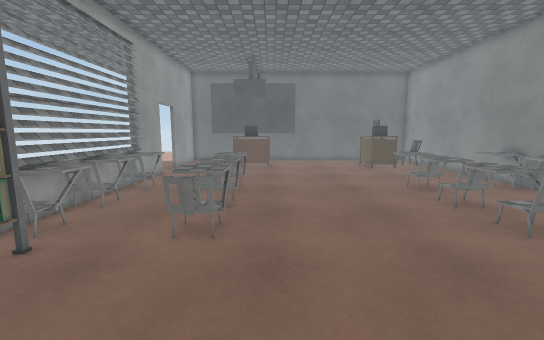
[1] (above)

16 first-person views from a walk through a 3-D level made in the Unity game engine. The camera is 1.4 m above the floor, tilts 8° down and sees 90° across. Doors are open. The floor is counted in squares, 0.5 m on a side. Each view is taken from the middle of a square. On the plan, view 1 faces up. The plan holds only what a view shows up to about 19 squares ahead; the rest is blank. The place goes on beyond the plan. The player character is not drawn. Some surface patterns are stand-ins.

[2]
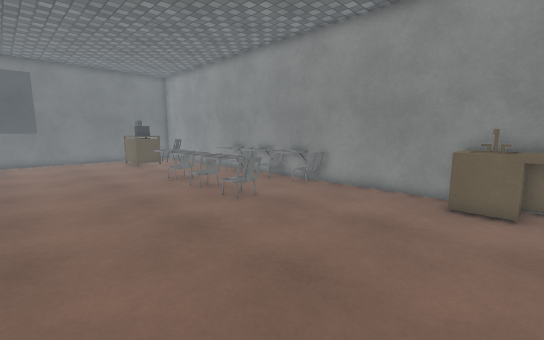

[3]
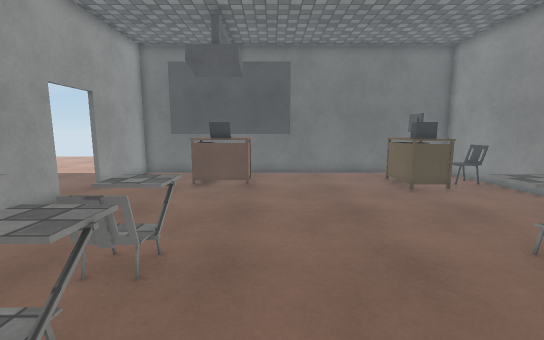

[4]
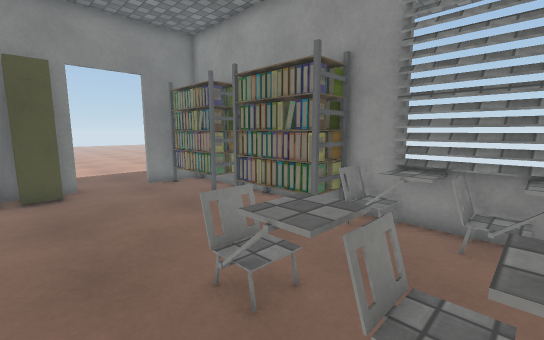

[5]
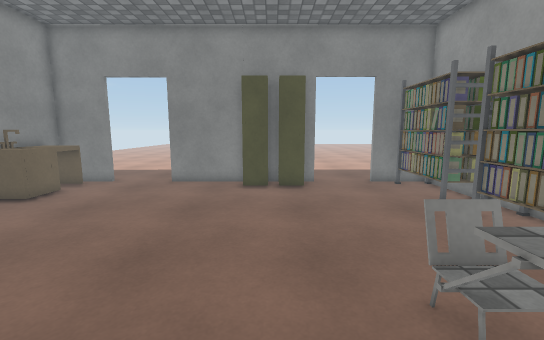

[6]
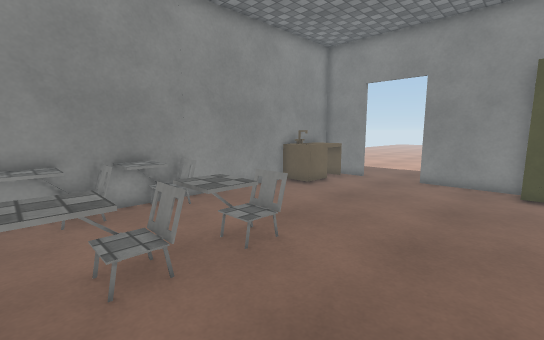

[7]
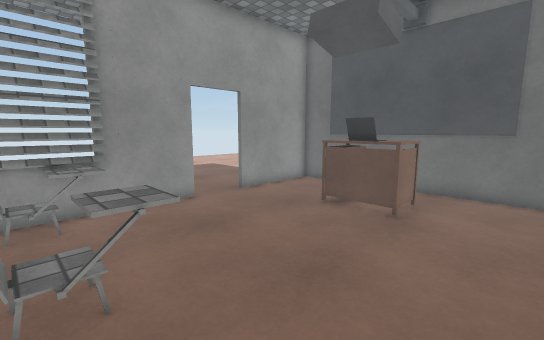

[8]
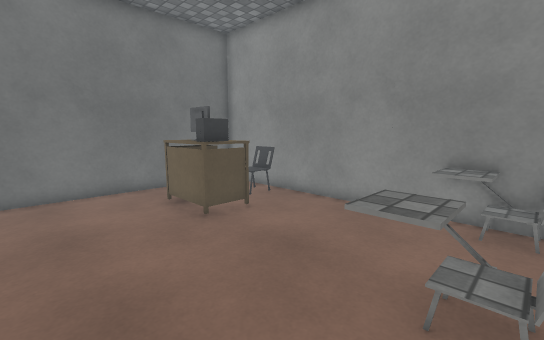

[9]
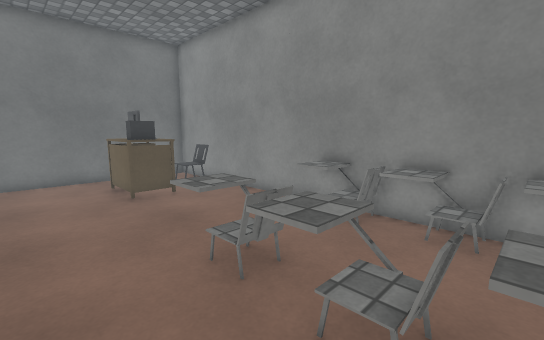

[10]
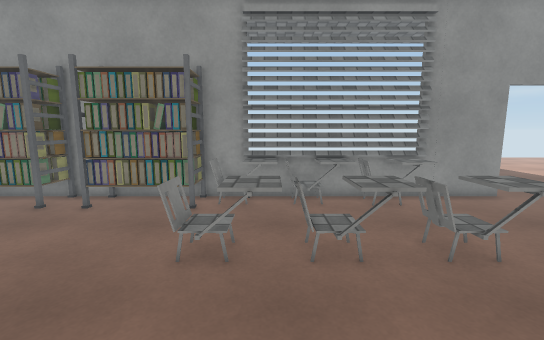

[11]
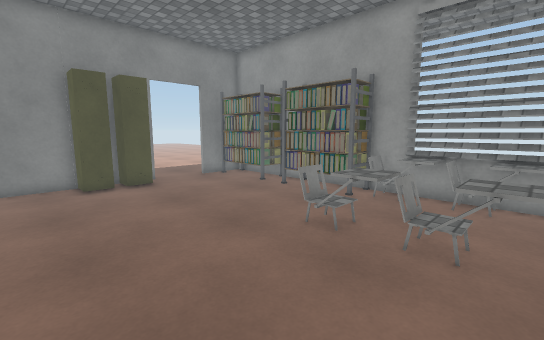

[12]
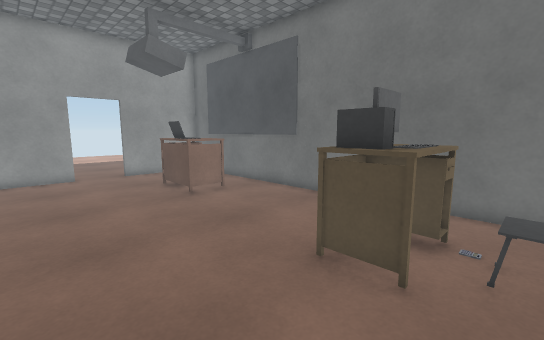

[13]
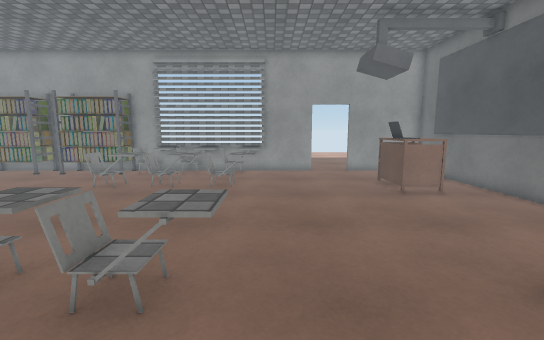

[14]
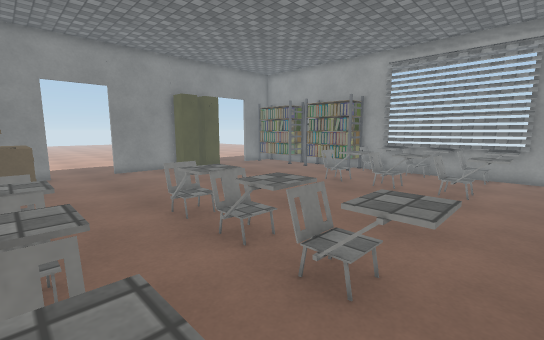

[15]
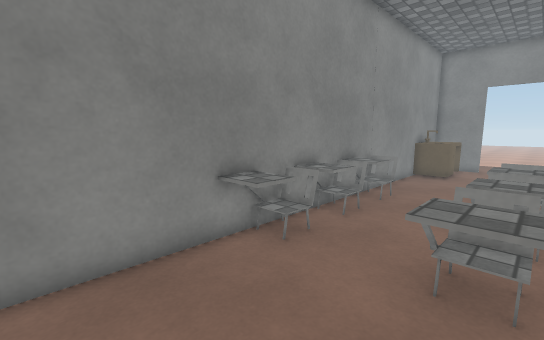

[16]
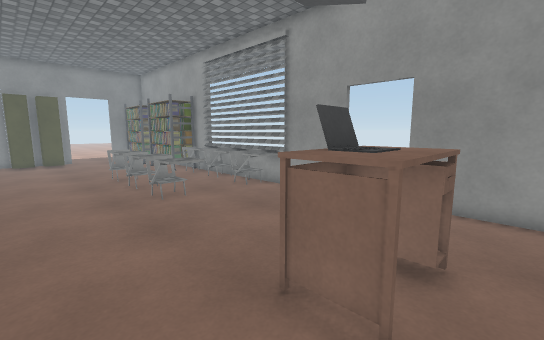

### Floor plan
Key: @ floor where view 1 was taken; # wall or solid block; . floor; D open door; = window, fence, low wall or low ledge; v drop or lower ground; O other object.
Columns run from 10 left of view 1 to 13 right of it. Each row starts with its distance up from view 1.
 27   ######################
 26   #.         ..........#
 25   #....................#
 24   #....OOOO.......OO...#
 23 ..#....OOOO.......OOOOO#
 22 ..#....OOOO.......OOOOO#
 21 ..D...............OOO..#
 20 ..D....................#
 19  .D....................#
 18   #....................#
 17   #....................#
 16   #....................#
 15   =#O..OOO.......vv..OO#
 14   =#O..OOO.......OO..OO#
 13   =#O...O........OO...O#
 12   #OO..OOO.......OO..OO#
 11   ##O..OOO.......OO..OO#
 10   =#O...O........OO...O#
  9   #OO..OOO.......OO..OO#
  8   #OO..OOO.......OO..OO#
  7   #OO..OO........OO...O#
  6   #OO..................#
  5   #OO..................#
  4   #OO..................#
  3   #OO..................#
  2   #OO..................#
  1   # ...................#
  0   #OO.....@..........OO#
 -1   #OO................OO#
 -2   #OO................OO#
 -3   #OO....OOOO........OO#
 -4   ####...########....###
 -5      ....        ....
 -6      ....        .....
 -7      ....         ....
 -8      ....         ....
 -9      ....
-10       ..

Where each view was taken, in squares from view 1:
view 1: 0 up, 0 right, facing up
view 2: 2 down, 0 right, facing up-right
view 3: 8 up, 1 right, facing up
view 4: 11 up, 1 right, facing down-left
view 5: 11 up, 1 right, facing down
view 6: 12 up, 2 right, facing down-right
view 7: 13 up, 3 right, facing up-left
view 8: 13 up, 3 right, facing up-right
view 9: 9 up, 4 right, facing up-right
view 10: 9 up, 4 right, facing left
view 11: 12 up, 5 right, facing down-left
view 12: 16 up, 11 right, facing up-left
view 13: 16 up, 12 right, facing left
view 14: 16 up, 12 right, facing down-left
view 15: 19 up, 7 right, facing down-right
view 16: 25 up, 3 right, facing down-left
